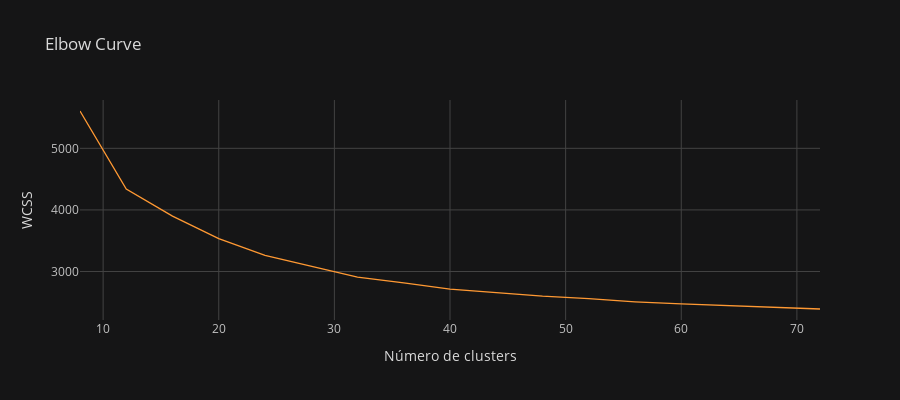

The notebook cell this image was saved under:
### Code cell
df_elbow = pd.DataFrame(wcss, k)
df_elbow.iplot(dimensions=(900, 400), xTitle='Número de clusters', yTitle='WCSS', title='Elbow Curve') # Mostrar gráfico

### Figure 1 — Plotly figure (JSON) as saved in the notebook; plotly's stock layout.template omitted (floating-point values rounded to 4 significant figures)
{"data": [{"line": {"color": "rgba(255, 153, 51, 1.0)", "dash": "solid", "shape": "linear", "width": 1.3}, "mode": "lines", "name": "0", "text": "", "type": "scatter", "x": [8, 12, 16, 20, 24, 28, 32, 36, 40, 44, 48, 52, 56, 60, 64, 68, 72], "y": [5606.0, 4339.0, 3898.0, 3535.0, 3262.0, 3084.0, 2910.0, 2815.0, 2716.0, 2657.0, 2599.0, 2559.0, 2509.0, 2474.0, 2445.0, 2413.0, 2392.0]}], "layout": {"height": 400, "legend": {"bgcolor": "#151516", "font": {"color": "#D9D9D9"}}, "paper_bgcolor": "#151516", "plot_bgcolor": "#151516", "title": {"font": {"color": "#D9D9D9"}, "text": "Elbow Curve"}, "width": 900, "xaxis": {"gridcolor": "#434343", "showgrid": true, "tickfont": {"color": "#C2C2C2"}, "title": {"font": {"color": "#D9D9D9"}, "text": "Número de clusters"}, "zerolinecolor": "#666570"}, "yaxis": {"gridcolor": "#434343", "showgrid": true, "tickfont": {"color": "#C2C2C2"}, "title": {"font": {"color": "#D9D9D9"}, "text": "WCSS"}, "zerolinecolor": "#666570"}}}
